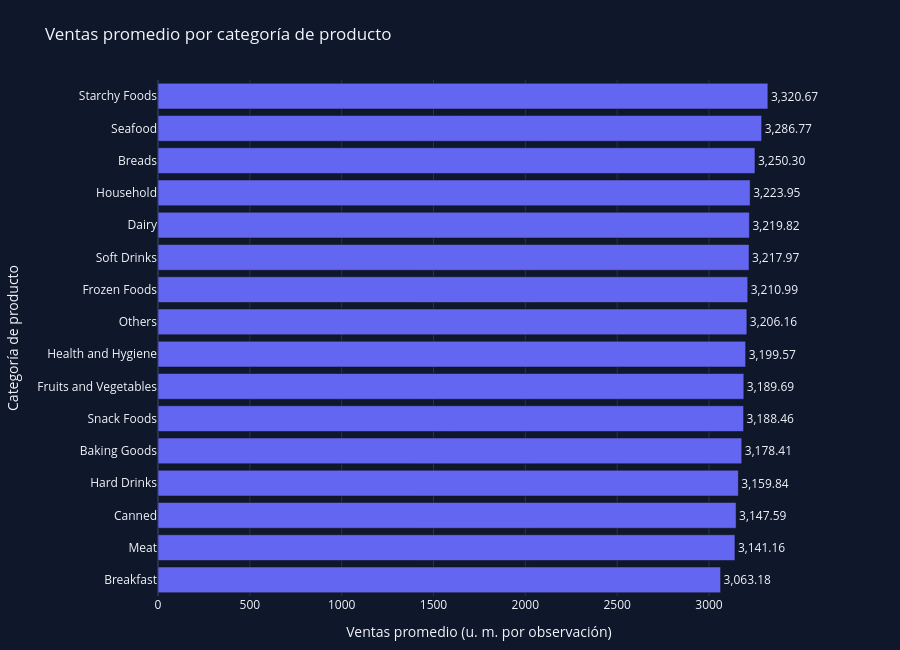

Notebook source saved alongside this figure:
### Code cell
promedio_categoria = ventas_categoria.sort_values(
    "Ventas_promedio",
    ascending=False
)

fig_promedio = px.bar(
    promedio_categoria,
    x="Ventas_promedio",
    y="Product_Type",
    orientation="h",
    text="Ventas_promedio",
    title="Ventas promedio por categoría de producto",
    labels={
        "Ventas_promedio": "Ventas promedio (u. m. por observación)",
        "Product_Type": "Categoría de producto"
    }
)

fig_promedio.update_traces(
    marker_color="#6366F1",
    texttemplate="%{text:,.2f}",
    textposition="outside",
    cliponaxis=False
)

fig_promedio.update_layout(
    height=650,
    paper_bgcolor="#0F172A",
    plot_bgcolor="#0F172A",
    yaxis_autorange="reversed",
    margin=dict(l=30, r=100, t=80, b=50)
)

fig_promedio.show()

fig_promedio.write_html(
    carpeta_graficas / "ventas_promedio_categoria.html"
)

### Figure 1 — Plotly figure (JSON) as saved in the notebook; plotly's stock layout.template omitted (floating-point values rounded to 4 significant figures)
{"data": [{"cliponaxis": false, "hovertemplate": "Ventas promedio (u. m. por observación)=%{text}<br>Categoría de producto=%{y}<extra></extra>", "legendgroup": "", "marker": {"color": "#6366F1", "pattern": {"shape": ""}}, "name": "", "orientation": "h", "showlegend": false, "text": [3321.0, 3287.0, 3250.0, 3224.0, 3220.0, 3218.0, 3211.0, 3206.0, 3200.0, 3190.0, 3188.0, 3178.0, 3160.0, 3148.0, 3141.0, 3063.0], "textposition": "outside", "texttemplate": "%{text:,.2f}", "type": "bar", "x": [3321.0, 3287.0, 3250.0, 3224.0, 3220.0, 3218.0, 3211.0, 3206.0, 3200.0, 3190.0, 3188.0, 3178.0, 3160.0, 3148.0, 3141.0, 3063.0], "xaxis": "x", "y": ["Starchy Foods", "Seafood", "Breads", "Household", "Dairy", "Soft Drinks", "Frozen Foods", "Others", "Health and Hygiene", "Fruits and Vegetables", "Snack Foods", "Baking Goods", "Hard Drinks", "Canned", "Meat", "Breakfast"], "yaxis": "y"}], "layout": {"barmode": "relative", "height": 650, "legend": {"tracegroupgap": 0}, "margin": {"b": 50, "l": 30, "r": 100, "t": 80}, "paper_bgcolor": "#0F172A", "plot_bgcolor": "#0F172A", "title": {"text": "Ventas promedio por categoría de producto"}, "xaxis": {"anchor": "y", "domain": [0, 1], "title": {"text": "Ventas promedio (u. m. por observación)"}}, "yaxis": {"anchor": "x", "autorange": "reversed", "domain": [0, 1], "title": {"text": "Categoría de producto"}}}}
